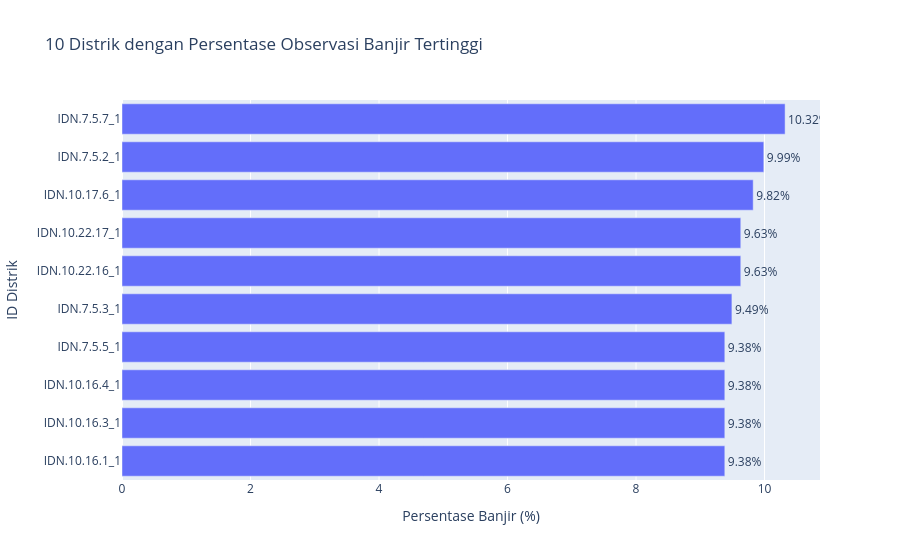

The notebook cell this image was saved under:
### Code cell
fig6 = px.bar(
    district_rate.to_pandas(),
    x="persentase_banjir",
    y="district_id",
    orientation="h",
    text="persentase_banjir",
    title="10 Distrik dengan Persentase Observasi Banjir Tertinggi",
    labels={
        "district_id": "ID Distrik",
        "persentase_banjir": "Persentase Banjir (%)"
    },
    hover_data=["jumlah_banjir", "total_observasi"]
)

fig6.update_traces(
    texttemplate="%{text:.2f}%",
    textposition="outside"
)

fig6.update_layout(
    yaxis={"categoryorder": "total ascending"}
)

fig6.show()

### Figure 1 — Plotly figure (JSON) as saved in the notebook; plotly's stock layout.template omitted (floating-point values rounded to 4 significant figures)
{"data": [{"customdata": [[374, 3624], [362, 3624], [356, 3624], [349, 3624], [349, 3624], [344, 3624], [340, 3624], [340, 3624], [340, 3624], [340, 3624]], "hovertemplate": "Persentase Banjir (%)=%{text}<br>ID Distrik=%{y}<br>jumlah_banjir=%{customdata[0]}<br>total_observasi=%{customdata[1]}<extra></extra>", "legendgroup": "", "marker": {"color": "#636efa", "pattern": {"shape": ""}}, "name": "", "orientation": "h", "showlegend": false, "text": [10.32, 9.989, 9.823, 9.63, 9.63, 9.492, 9.382, 9.382, 9.382, 9.382], "textposition": "outside", "texttemplate": "%{text:.2f}%", "type": "bar", "x": [10.32, 9.989, 9.823, 9.63, 9.63, 9.492, 9.382, 9.382, 9.382, 9.382], "xaxis": "x", "y": ["IDN.7.5.7_1", "IDN.7.5.2_1", "IDN.10.17.6_1", "IDN.10.22.16_1", "IDN.10.22.17_1", "IDN.7.5.3_1", "IDN.10.16.1_1", "IDN.10.16.3_1", "IDN.10.16.4_1", "IDN.7.5.5_1"], "yaxis": "y"}], "layout": {"barmode": "relative", "legend": {"tracegroupgap": 0}, "title": {"text": "10 Distrik dengan Persentase Observasi Banjir Tertinggi"}, "xaxis": {"anchor": "y", "domain": [0, 1], "title": {"text": "Persentase Banjir (%)"}}, "yaxis": {"anchor": "x", "categoryorder": "total ascending", "domain": [0, 1], "title": {"text": "ID Distrik"}}}}
